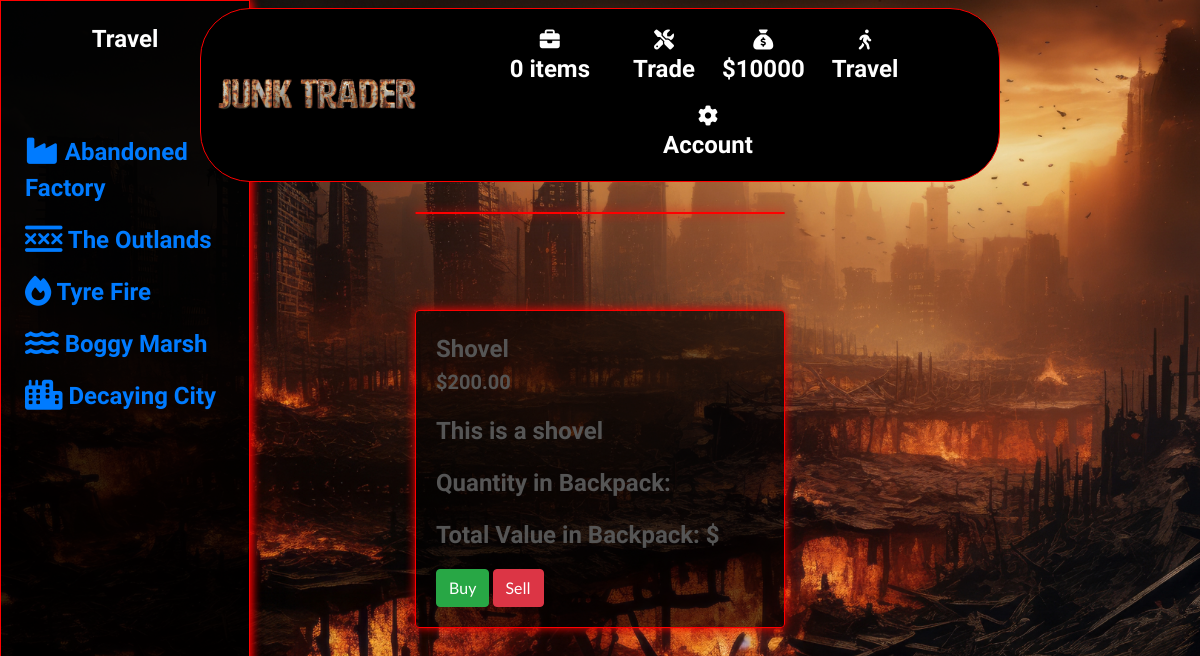
Before: /collectables/1/ with the older database file.
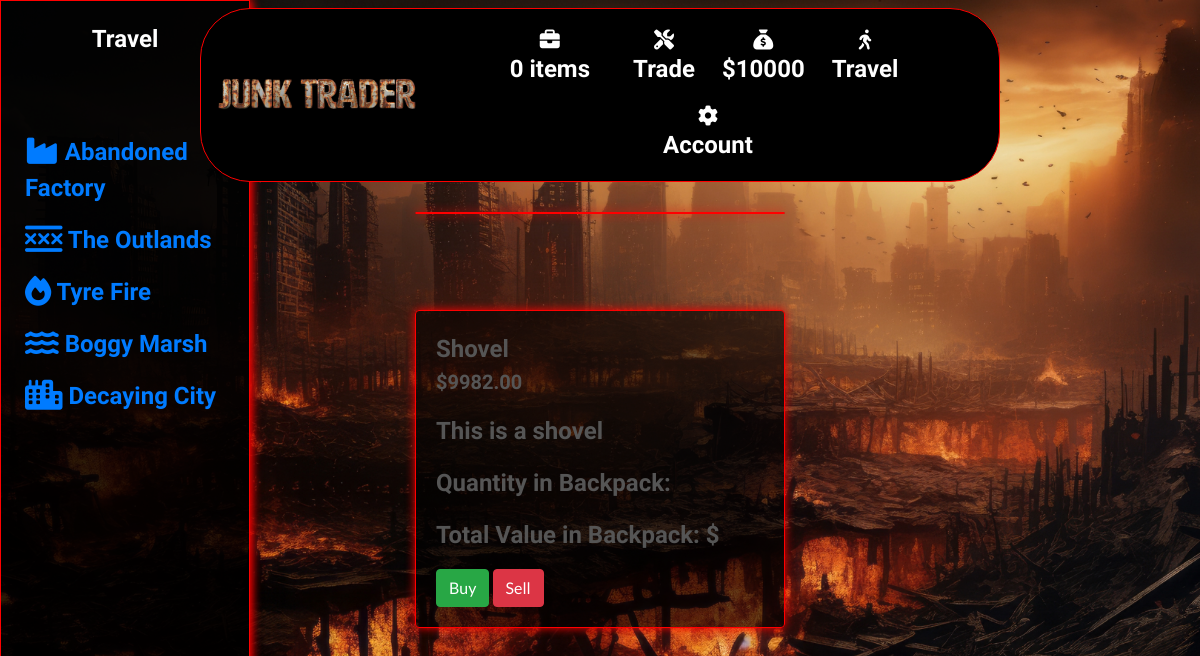
After: the same page with the newer database file.
### collectables/models.py (models this page shows, shortened)
class Collectable(models.Model):
    name = models.CharField(max_length=254)
    description = models.TextField()
    price = models.DecimalField(max_digits=6, decimal_places=2)
    image_url = models.URLField(max_length=1024, null=True, blank=True)
    image = models.ImageField(null=True, blank=True)
    glb_file = models.FileField(upload_to='glb_files/', null=True, blank=True)

### collectables/views.py (the view)
# urls.py: path('<int:collectable_id>/', views.collectable_detail, name='collectable_detail'),
def collectable_detail(request, collectable_id):
    collectable = get_object_or_404(Collectable, pk=collectable_id)
    context = {
        'collectable': collectable,
    }
    return render(request, 'collectables/collectable_detail.html', context)

### backpack/contexts.py (called while the page is built, shortened)
def backpack_contents(request):
    backpack_items = []
    total = 0
    total_quantity = 0
    collectable_count = 0
    backpack = request.session.get('backpack', {})
    grand_total = total
    context = {
        'backpack_items': backpack_items,
        'total': total,
        'total_quantity': total_quantity,
        'collectable_count': collectable_count,
        'grand_total': grand_total,
    }
    return context

def total_amount(request):
    total_amount = 10000
    return {'total_amount': total_amount}

### collectables/templates/collectables/collectable_detail.html (shortened to what this page needs)
{% extends "base.html" %}
{% load static %}
{% block page_header %}
<div class="container header-container">
</div>
{% endblock %}
{% block content %}
<div class="container-fluid">
    <div class="row">
        <div class="col-md-3">
            <div class="fixed-panel">
                {% include 'includes/fixed_panel.html' %}
            </div>
        </div>
    </div>
</div>
<div class="container-fluid">
    <div class="row justify-content-center">
        <div class="col-12 col-md-6 col-lg-4">
            <div class="card box my-5">
            </div>
        </div>
    </div>
    <div class="row justify-content-center">
        <div class="col-12 col-md-6 col-lg-4">
            <div class="card box product-details-container mb-5 mt-md-5">
                <div class="card-body">
                    <p class="card-title mb-0">{{ collectable.name }}</p>
                    <p class="lead mb-0 font-weight-bold">${{ collectable.price }}</p>
                    <p class="card-text mt-3">{{ collectable.description }}</p>
                    <p>Quantity in Backpack: {{ collectable.quantity_in_backpack }}</p>
                    <p>Total Value in Backpack: ${{ collectable.total_value_in_backpack }}</p>
                    <button type="button" class="btn btn-success" data-toggle="modal" data-target="#buyModal{{ collectable.id }}">
                        Buy
                    </button>
                    <button type="button" class="btn btn-danger" data-toggle="modal" data-target="#sellModal{{ collectable.id }}">
                        Sell
                    </button>
                </div>
            </div>
        </div>
    </div>
</div>
{% endblock %}

### templates/base.html (shortened to what this page needs)
{% load static %}
<!doctype html>
<html lang="en">
<head>
    {% block corecss %}
        <link rel="stylesheet" href="https://stackpath.bootstrapcdn.com/bootstrap/4.4.1/css/bootstrap.min.css">
        <link rel="stylesheet" href="{% static 'css/base.css' %}">
    {% endblock %}
</head>
<body>
    <header class="container-fluid fixed-top">
        <div id="topnav" class="row pt-lg-2 d-none d-lg-flex justify-content-center">
        </div>
        <div id="delivery-banner" class="row text-center">
            <div class="logo">
                <a href="{% url 'home' %}" class="nav-link>
                <h2 class="logo-font text-c my-0"><img src="/media/logo.png" width="200" class="d-block"></h2>
            </a>
            </div>
            <div class="col text-white">
                <ul class="list-inline list-unstyled my-0">
                    <li class="list-inline-item">
                        <a class="{% if grand_total %}text-info font-weight-bold{% else %}text-black{% endif %} nav-link" href="{% url 'open_backpack' %}">
                            <div class="text-center text-white">
                                <div><i class="fas fa-briefcase fa-lg"></i></div>
                                <p class="my-0">
                                    {% if total_quantity %}
                                        {{ total_quantity }} / 100
                                    {% else %}
                                        0 items
                                    {% endif %}
                                </p>
                            </div>
                        </a>
                    </li>
                    <li class="list-inline-item">
                        <a class="text-center nav-link" href="{% url 'collectables' %}">
                            <div class="text-center text-white">
                                <i class="fas fa-screwdriver-wrench fa-lg"></i>
                                <p class="my-0">Trade</p>
                            </div>
                        </a>
                    </li>
                    <li class="list-inline-item">
                        <div class="text-center text-white">
                            <i class="fas fa-sack-dollar fa-lg"></i>
                            <p class=" my-0">${{ total_amount }}</p>
                        </div>
                    </li>
                    <li class="list-inline-item dropdown">
                        <a class="text-black nav-link" href="#" id="user-options" data-toggle="dropdown" aria-haspopup="true" aria-expanded="false">
                            <div class="text-center text-white">
                                <div><i class="fas fa-walking fa-lg"></i></div>
                                <p id="current-place" class="my-0">Travel</p>
                            </div>
                        </a>
                    </li>
                    <li class="list-inline-item dropdown">
                        <a class="text-black nav-link" href="#" id="user-options" data-toggle="dropdown" aria-haspopup="true" aria-expanded="false">
                            <div class="text-center text-white">
                                <div><i class="fas fa-gear fa-lg"></i></div>
                                <p class="my-0">Account</p>
                            </div>
                        </a>
                    </li>
                </ul>
            </div>
        </div>
    </header>
    {% block page_header %}
    {% endblock %}
    {% block content %}
    {% endblock %}
</body>
</html>

### templates/includes/fixed_panel.html (shortened to what this page needs)
<div class="fixed-panel ">
    <h1 class="text-white text-center p-4">Travel</h1>
<ul class="location-list text-left p-4 list-unstyled">
    <li><p><a href="{% url 'collectables' %}" onclick="updatePrices()"><i class="fas fa-industry fa-lg"></i> Abandoned Factory</a></p></li>
    <li><p><a href="{% url 'collectables' %}" onclick="updatePrices()"><i class="fas fa-xmarks-lines fa-lg"></i> The Outlands</a></p></li>
    <li><p><a href="{% url 'collectables' %}" onclick="updatePrices()"><i class="fas fa-fire fa-lg"></i> Tyre Fire</a></p></li>
    <li><p><a href="{% url 'collectables' %}" onclick="updatePrices()"><i class="fas fa-water fa-lg"></i> Boggy Marsh</a></p></li>
    <li><p><a href="{% url 'collectables' %}" onclick="updatePrices()"><i class="fas fa-city fa-lg"></i> Decaying City</a></p></li>
</ul>
</div>

### static/css/base.css (style rules this page uses)
html { height: 100%; }
body { background: url('/media/bg_image.png') no-repeat center center fixed; background-size: cover; height: calc(100vh - 164px); color: #555; font-family: 'Lato'; }
.logo { margin-left: 2%; }
.text-black { color: #000 !important; }
#delivery-banner { border: 1px solid red; background-color: #000000; margin-left: auto; margin-right: auto; width: 90%; max-width: 800px; border-radius: 50px; padding: 10px 0; display: flex; justify-content: space-around; align-items: center; }
p, h1, h2, h3, h4, h5, h6 { font-family: "Amatic SC", sans-serif; font-weight: 700; font-size: x-large; font-style: normal; }
.box { border: 1px solid red; box-shadow: 0 0 10px red; background-color: #00000093; }
#delivery-banner { border: 1px solid red; background-color: #000000; border-radius: 50px; padding: 10px 0; display: flex; flex-wrap: nowrap; justify-content: space-around; align-items: center; }
#delivery-banner .list-inline-item { flex: 1; max-width: 25%; white-space: nowrap; }
.fixed-panel { position: fixed; top: 0; bottom: 0; left: 0; width: 250px; border: 1px solid red; box-shadow: 0 0 10px red; background-color: #00000093; overflow-y: auto; }
@media (min-width: 1200px) { .container { max-width: 80%; } }
@media (min-width: 992px) { .header-container { padding-top: 164px; } }

Changed rows visible on the page:
changed Collectable "Shovel": price "200.00" → "9982.00"
